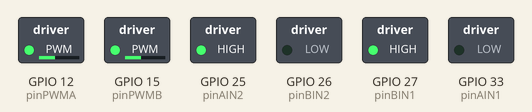
This sketch was run on a simulated ESP32. Shown: switched loads named in the sketch (green lamp = pin HIGH).

Above: at 0.1 s.
Timing chart, 0 to 1.6 s (numbered marks = the images above):
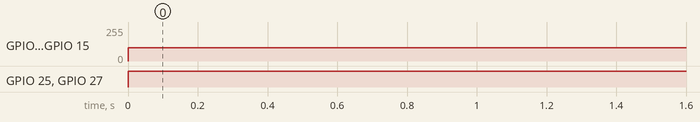

Measured:
- by itself, GPIO 12 (pinPWMA), GPIO 15 (pinPWMB): 0/255 → 100/255 at 0.00 s
- by itself, GPIO 25 (pinAIN2), GPIO 27 (pinBIN1): LOW → HIGH at 0.00 s

The sketch:

motores.ino
```cpp
#include "Wire.h"
#include "I2Cdev.h"

// Pines de motores
const int pinPWMA = 12;
const int pinAIN2 = 25;
const int pinAIN1 = 33;
const int pinPWMB = 15;
const int pinBIN1 = 27;
const int pinBIN2 = 26;

void setup() {

  pinMode(pinAIN2, OUTPUT);
  pinMode(pinAIN1, OUTPUT);
  pinMode(pinPWMA, OUTPUT);
  pinMode(pinBIN1, OUTPUT);
  pinMode(pinBIN2, OUTPUT);
  pinMode(pinPWMB, OUTPUT);
}

void loop() {
  // RUEDA DERECHA
  digitalWrite(pinAIN1, LOW);
  digitalWrite(pinAIN2, HIGH);
  analogWrite(pinPWMA, 100); // Velocidad del motor A (0-255)

  // RUEDA IZQUIERDA
  digitalWrite(pinBIN1, HIGH);
  digitalWrite(pinBIN2, LOW);
  analogWrite(pinPWMB, 100); // Velocidad del motor A (0-255)
}
```
